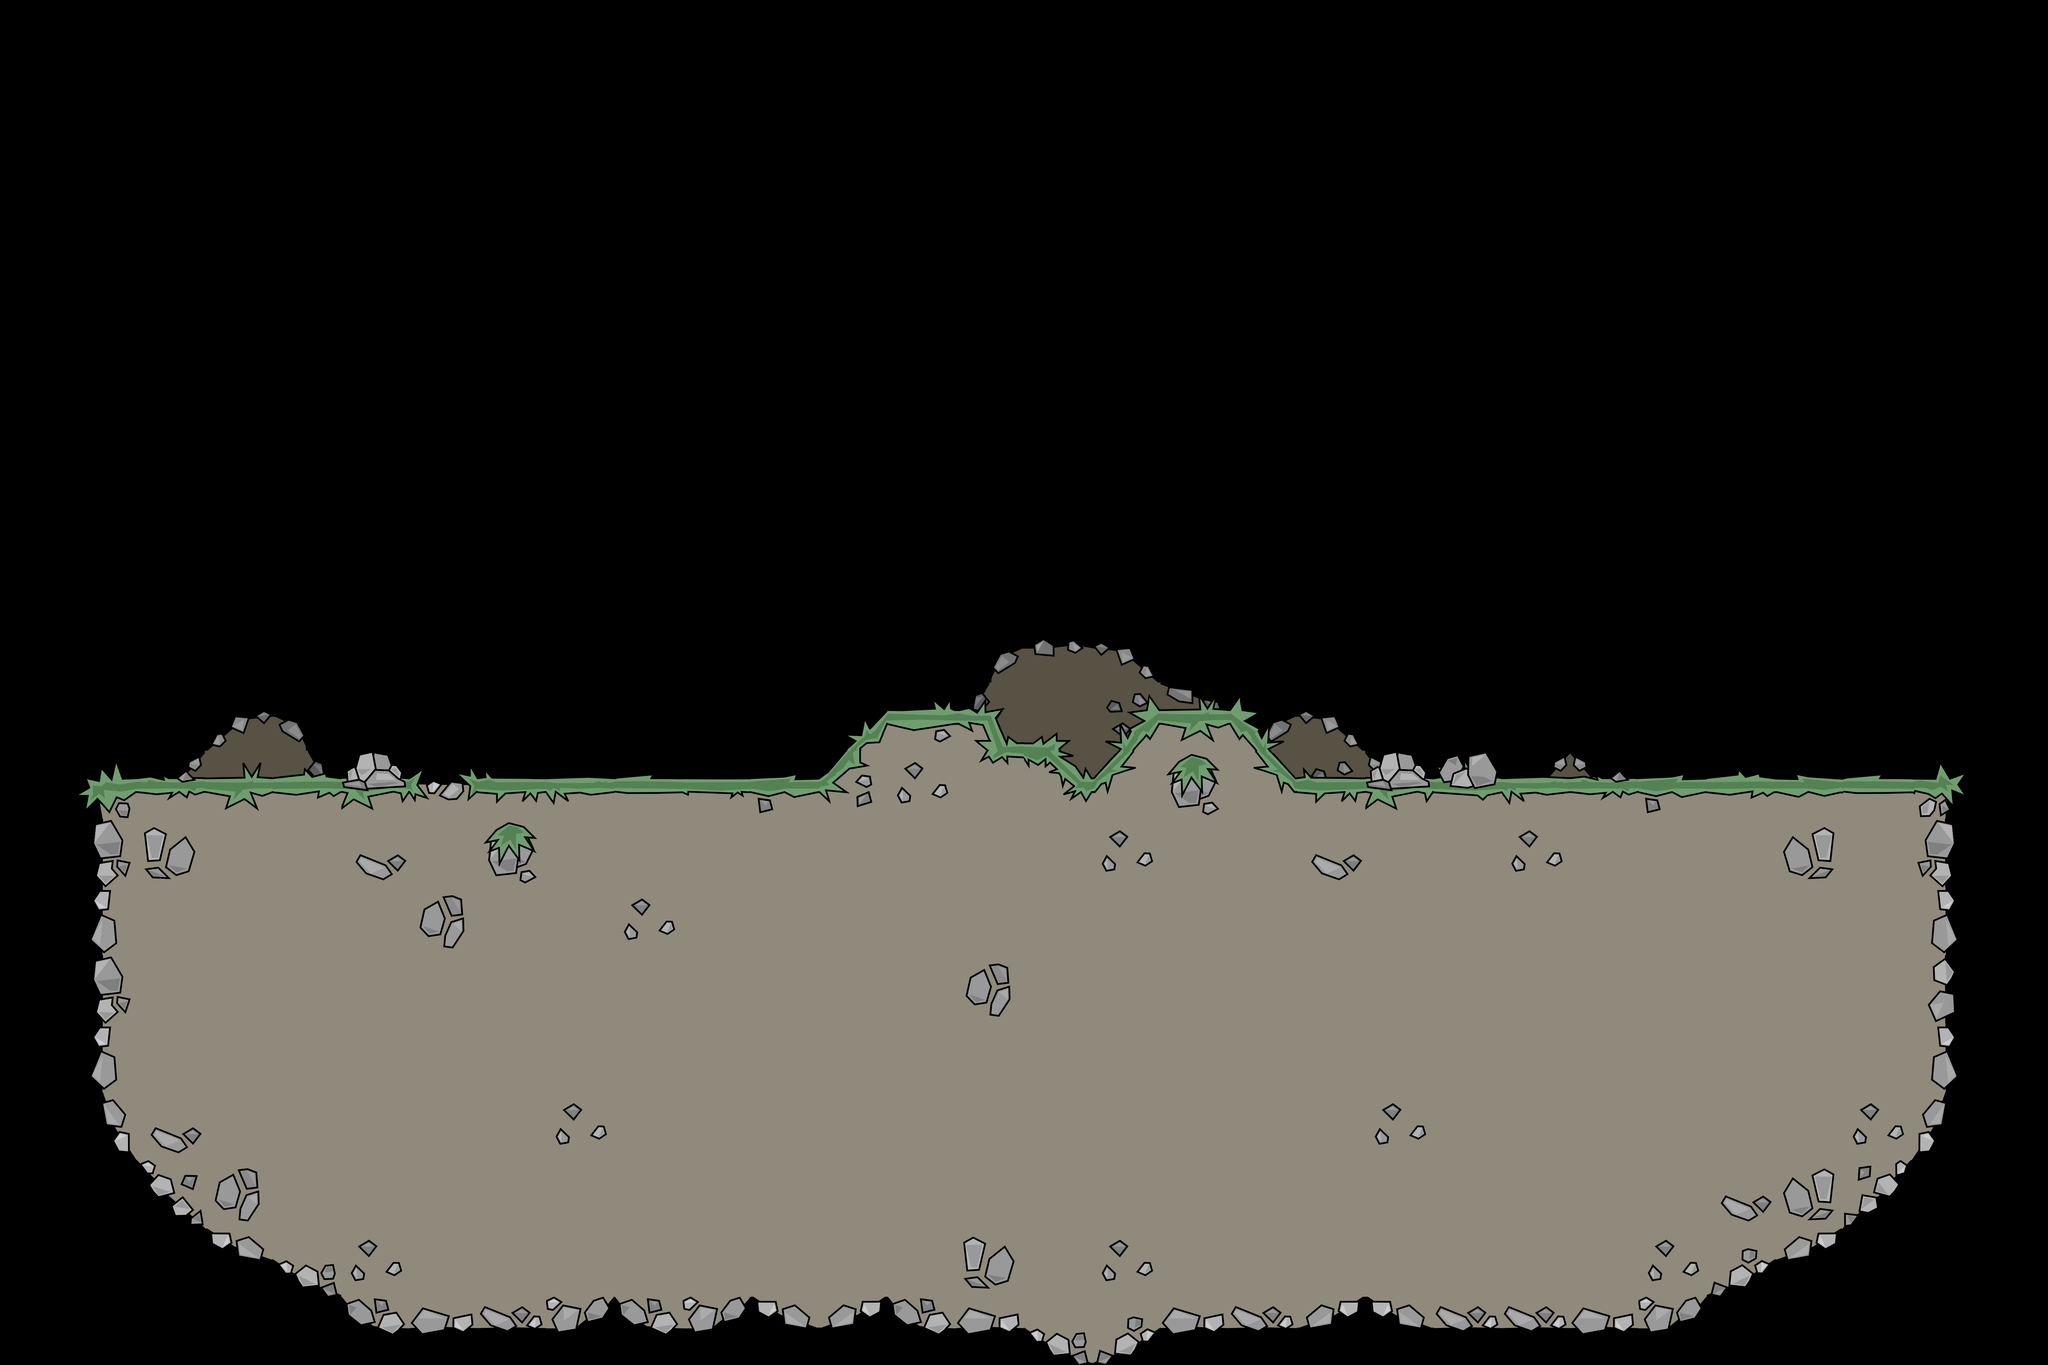

A 2D game scene composited from a Tiled map and its tileset images. What follows is a short description and the map's XML, with each tile layer's data collapsed to a summary:
An orthogonal 30x20 tile map with 256x256 px tiles, 2 tile layers (tilebg, tile).

<map version="1.0" orientation="orthogonal" width="30" height="20" tilewidth="256" tileheight="256">
 <tileset firstgid="1" source="t64_new.tsx" />
 <layer name="tilebg" width="30" height="20">
  <data>[600 cells, 21 non-empty, 12 distinct tile ids]</data>
 </layer>
 <layer name="tile" width="30" height="20">
  <data>[600 cells, 245 non-empty, 49 distinct tile ids]</data>
 </layer>
</map>
